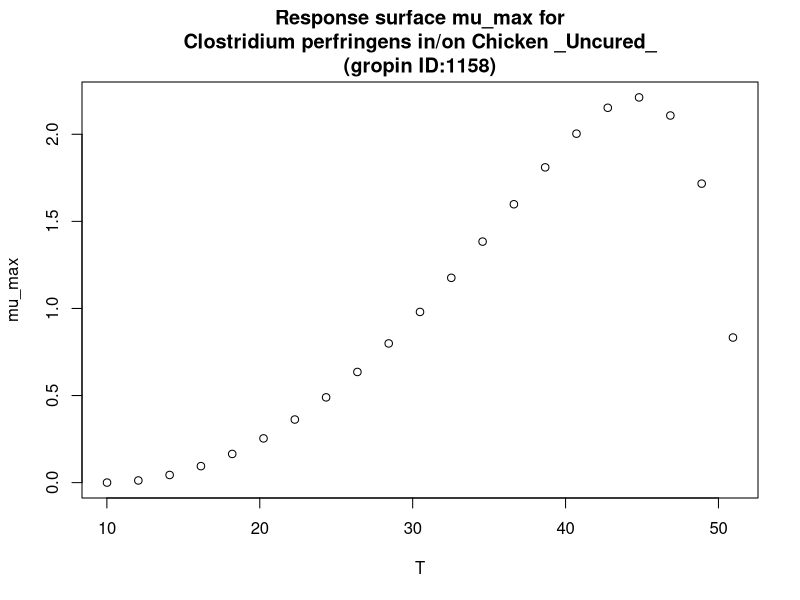

R code for this plot:
#############################
# start of Parameter script
#############################
T <- seq(10.01,50.949050949051,length.out=21)
#############################
# end of Parameter script
#############################
############################# 
# start of Model script Gropin ID 1158 
#############################
 
# constant coefficients for this model
 
variables <- data.frame(T)
argumentsPar <- expand.grid(variables)
 
# heart of the model
response_surface <- function(T) {
   mumax <-(0.048^2)*((T-9.74)^2)*(sqrt(1-exp(0.208*(T-52.1))))^2

return(mumax=mumax)
} 

# output parameters
mumax <- cbind(argumentsPar,response_surface(argumentsPar['T']))
colnames(mumax) <- c(colnames(argumentsPar),'mumax')
#############################
# End of Model script
#############################
############################# 
# start of Visualisation script Gropin ID 1158 
#############################
plot(T,mumax$mumax,
                          xlab='T',
                          ylab='mu_max',main='Response surface mu_max for
Clostridium perfringens in/on Chicken _Uncured_
(gropin ID:1158)')
#############################
# End of Visualisation script
#############################
